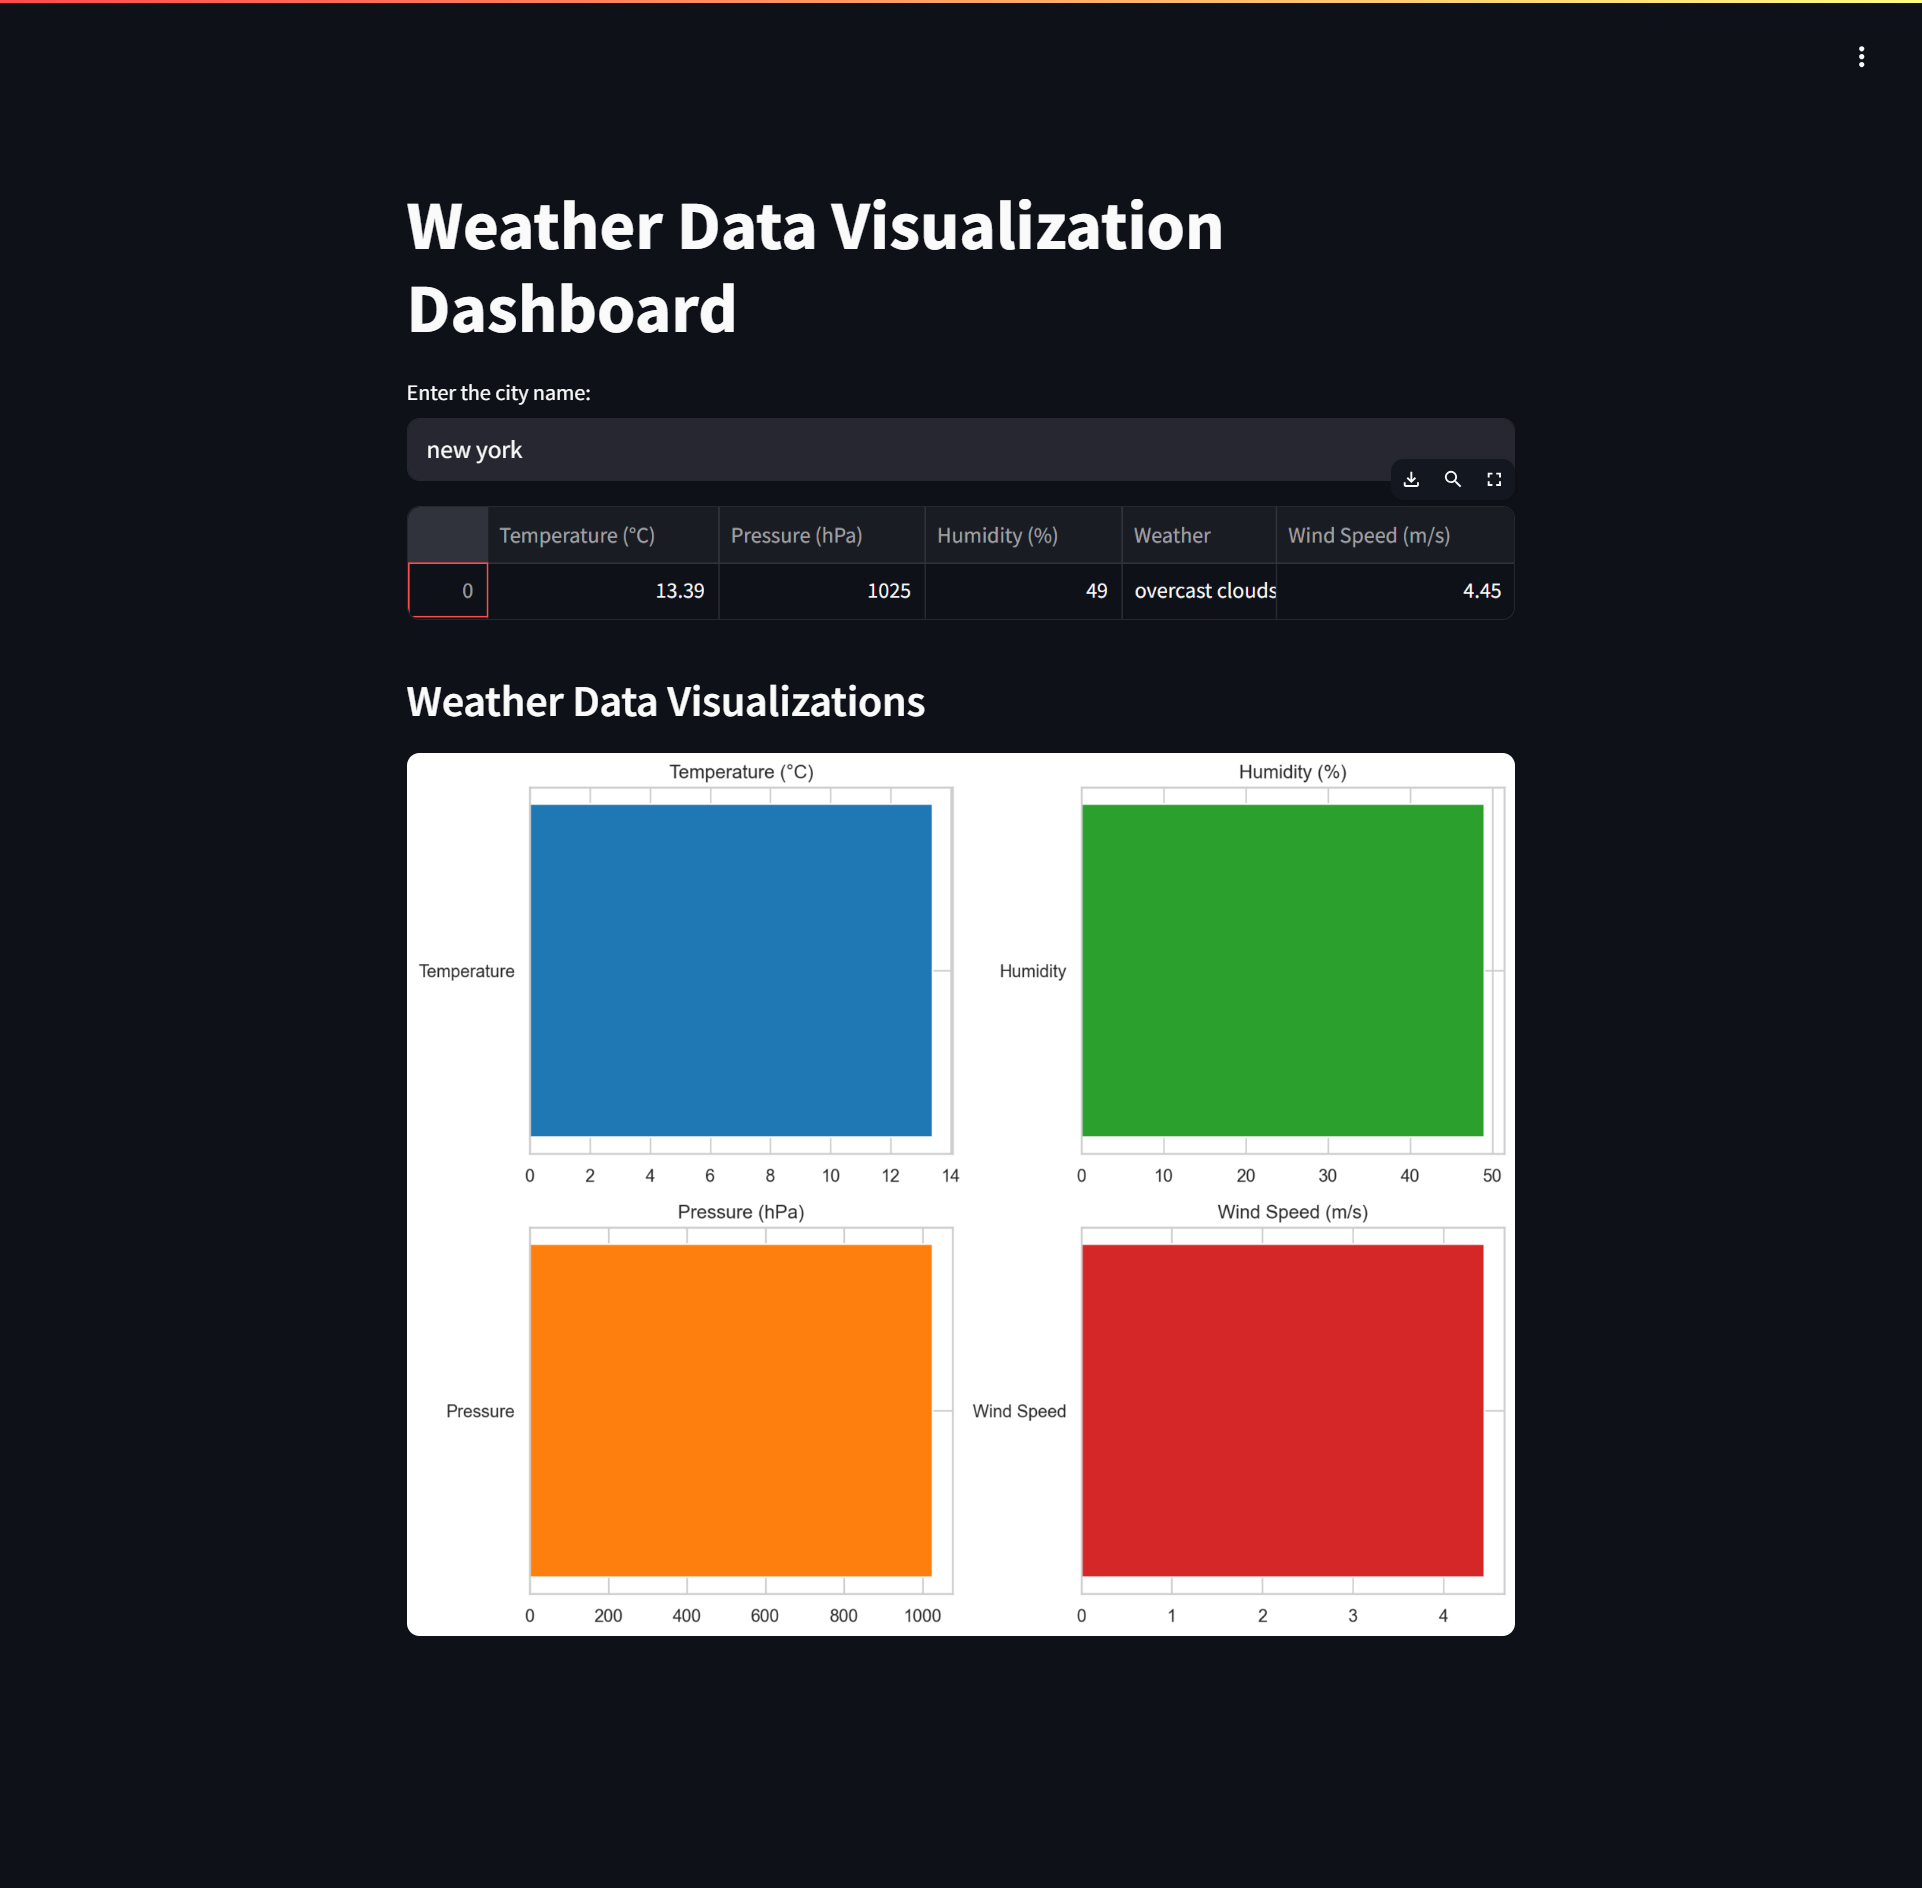

Reproduce this figure in Python.
# weather_dashboard.py
import streamlit as st
import pandas as pd
import requests
import matplotlib.pyplot as plt
import seaborn as sns

# Set up the Streamlit interface
st.title('Weather Data Visualization Dashboard')

# Add a textbox to input the city name
city = st.text_input('Enter the city name:', 'London')

if city:
    # Define API Key and URL
    API_KEY = '1afd0db2095366fb2960452a5233f605'
    BASE_URL = 'https://api.openweathermap.org/data/2.5/weather'

    # Construct the full API request URL
    url = f'{BASE_URL}?q={city}&appid={API_KEY}&units=metric'

    # Fetch the data from the API
    response = requests.get(url)

    if response.status_code == 200:
        data = response.json()
        # Extract data for visualization
        main_data = data['main']
        weather_data = data['weather'][0]
        wind_data = data['wind']

        # Creating a DataFrame for further analysis
        weather_info = {
            'Temperature (°C)': main_data['temp'],
            'Pressure (hPa)': main_data['pressure'],
            'Humidity (%)': main_data['humidity'],
            'Weather': weather_data['description'],
            'Wind Speed (m/s)': wind_data['speed']
        }

        df = pd.DataFrame([weather_info])

        # Show the data in the Streamlit app
        st.write(df)

        # Plot the data
        st.subheader('Weather Data Visualizations')

        fig, ax = plt.subplots(2, 2, figsize=(10, 8))
        sns.set(style="whitegrid")

        # Temperature Plot
        ax[0, 0].barh(['Temperature'], df['Temperature (°C)'], color='tab:blue')
        ax[0, 0].set_title('Temperature (°C)')

        # Humidity Plot
        ax[0, 1].barh(['Humidity'], df['Humidity (%)'], color='tab:green')
        ax[0, 1].set_title('Humidity (%)')

        # Pressure Plot
        ax[1, 0].barh(['Pressure'], df['Pressure (hPa)'], color='tab:orange')
        ax[1, 0].set_title('Pressure (hPa)')

        # Wind Speed Plot
        ax[1, 1].barh(['Wind Speed'], df['Wind Speed (m/s)'], color='tab:red')
        ax[1, 1].set_title('Wind Speed (m/s)')

        plt.tight_layout()
        st.pyplot(fig)
    else:
        st.error('Failed to retrieve data.')
